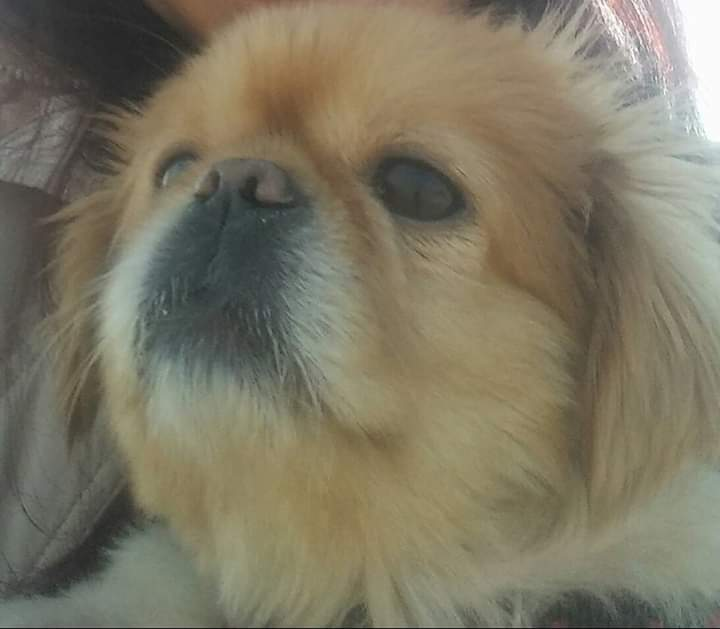
#> input picture gorevler/gorev3/ornek.jpg, 720 x 629 px, found by its file name
$ python belirliAlaniGoruntuleme.py
#> lines starting #> are read from the running program, lines starting #| are printed output that depends on the picture
import cv2
import matplotlib.pyplot as plt

# 1. Görseli yükle
image = cv2.imread("C:/Users/Asus/Desktop/KURSLARIM/BTK/Git_GitHub/ai_lab/gorevler/gorev3/ornek.jpg")
#> image is the input picture: shape (629, 720, 3); mean B, G, R 99.4, 119, 124.7

# 2. Görseli yeniden boyutlandır (örneğin 300x300 piksel)
resized = cv2.resize(image, (300, 300))
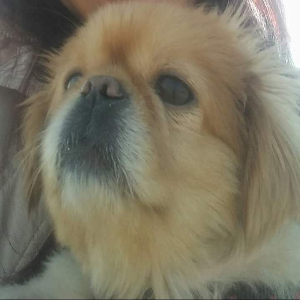
#> resized: shape (300, 300, 3); mean B, G, R 99.3, 118.9, 124.5

# 3. Ortadaki 100x100 piksellik alanı seç (ROI - Region of Interest)
x, y, w, h = 100, 100, 100, 100  # sol üst köşe (x=100, y=100) ve genişlik-yükseklik
roi = resized[y:y+h, x:x+w]
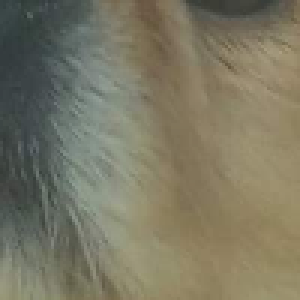
#> roi: shape (100, 100, 3) (shown 3 times larger); mean B, G, R 99.1, 119.5, 123

# 4. Renkleri BGR'den RGB'ye çevir (Matplotlib doğru renk göstersin diye)
resized_rgb = cv2.cvtColor(resized, cv2.COLOR_BGR2RGB)
roi_rgb = cv2.cvtColor(roi, cv2.COLOR_BGR2RGB)

# 5. Görselleri göster
plt.figure(figsize=(10, 5))

plt.subplot(1, 2, 1)
plt.imshow(resized_rgb)
plt.title("Yeniden Boyutlandirilmis Gorsel (300x300)")
plt.axis("off")

plt.subplot(1, 2, 2)
plt.imshow(roi_rgb)
plt.title("Secilen Alan (100x100)")
plt.axis("off")

plt.tight_layout()
plt.show()
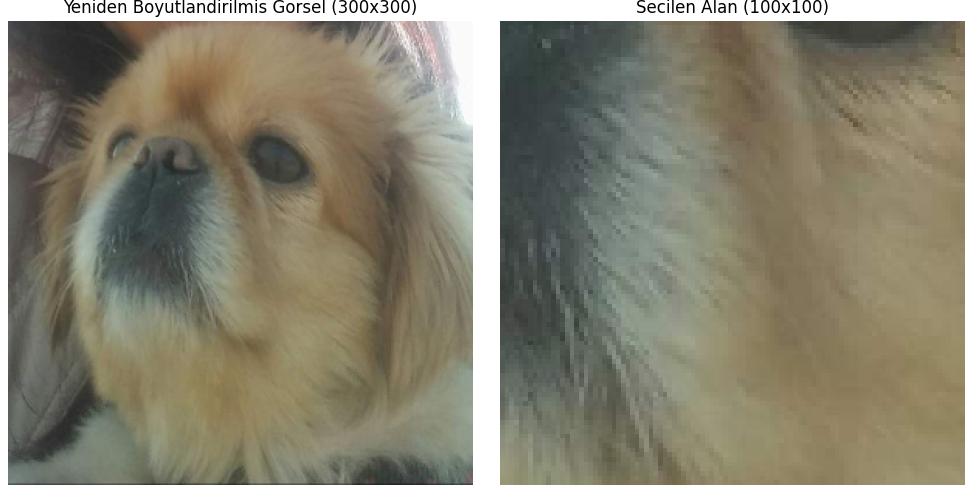
#> figure drawn by matplotlib, 2 panels
